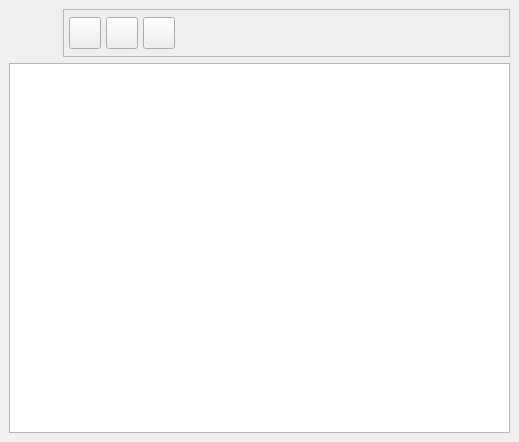
<ui version="4.0" >
 <class>BcAmortizacionListBase</class>
 <widget class="QWidget" name="BcAmortizacionListBase" >
  <property name="geometry" >
   <rect>
    <x>0</x>
    <y>0</y>
    <width>519</width>
    <height>442</height>
   </rect>
  </property>
  <property name="windowTitle" >
   <string>Listado de amortizaciones</string>
  </property>
  <property name="windowIcon" >
   <iconset resource="../../bulmages.qrc" >:/Genericos32x32/images/png/i_bulmacont_amortizaciones.png</iconset>
  </property>
  <layout class="QVBoxLayout" >
   <property name="margin" >
    <number>9</number>
   </property>
   <property name="spacing" >
    <number>6</number>
   </property>
   <item>
    <layout class="QHBoxLayout" >
     <property name="margin" >
      <number>0</number>
     </property>
     <property name="spacing" >
      <number>6</number>
     </property>
     <item>
      <widget class="QLabel" name="label" >
       <property name="minimumSize" >
        <size>
         <width>48</width>
         <height>48</height>
        </size>
       </property>
       <property name="maximumSize" >
        <size>
         <width>48</width>
         <height>48</height>
        </size>
       </property>
       <property name="pixmap" >
        <pixmap resource="../../bulmages.qrc" >:/Genericos32x32/images/png/i_bulmacont_amortizaciones.png</pixmap>
       </property>
      </widget>
     </item>
     <item>
      <widget class="QFrame" name="frame" >
       <property name="frameShape" >
        <enum>QFrame::StyledPanel</enum>
       </property>
       <property name="frameShadow" >
        <enum>QFrame::Raised</enum>
       </property>
       <layout class="QHBoxLayout" >
        <property name="margin" >
         <number>5</number>
        </property>
        <property name="spacing" >
         <number>5</number>
        </property>
        <item>
         <widget class="QToolButton" name="mui_crear" >
          <property name="minimumSize" >
           <size>
            <width>32</width>
            <height>32</height>
           </size>
          </property>
          <property name="maximumSize" >
           <size>
            <width>32</width>
            <height>32</height>
           </size>
          </property>
          <property name="toolTip" >
           <string>Nueva amortizacion</string>
          </property>
          <property name="whatsThis" >
           <string>Nueva amortizacion</string>
          </property>
          <property name="text" >
           <string/>
          </property>
          <property name="icon" >
           <iconset resource="../../bulmages.qrc" >:/Images/document-new.svg</iconset>
          </property>
          <property name="iconSize" >
           <size>
            <width>32</width>
            <height>32</height>
           </size>
          </property>
          <property name="shortcut" >
           <string>Ctrl+N</string>
          </property>
         </widget>
        </item>
        <item>
         <widget class="QToolButton" name="mui_borrar" >
          <property name="minimumSize" >
           <size>
            <width>32</width>
            <height>32</height>
           </size>
          </property>
          <property name="maximumSize" >
           <size>
            <width>32</width>
            <height>32</height>
           </size>
          </property>
          <property name="toolTip" >
           <string>Borrar amortizacion</string>
          </property>
          <property name="whatsThis" >
           <string>Borrar amortizacion</string>
          </property>
          <property name="text" >
           <string/>
          </property>
          <property name="icon" >
           <iconset resource="../../bulmages.qrc" >:Images/edit-delete.svg</iconset>
          </property>
          <property name="iconSize" >
           <size>
            <width>32</width>
            <height>32</height>
           </size>
          </property>
          <property name="shortcut" >
           <string>Ctrl+D</string>
          </property>
         </widget>
        </item>
        <item>
         <widget class="QToolButton" name="mui_actualizar" >
          <property name="minimumSize" >
           <size>
            <width>32</width>
            <height>32</height>
           </size>
          </property>
          <property name="maximumSize" >
           <size>
            <width>32</width>
            <height>32</height>
           </size>
          </property>
          <property name="toolTip" >
           <string>Borrar amortizacion</string>
          </property>
          <property name="whatsThis" >
           <string>Borrar amortizacion</string>
          </property>
          <property name="text" >
           <string/>
          </property>
          <property name="icon" >
           <iconset resource="../../bulmages.qrc" >:/Images/view-refresh.svg</iconset>
          </property>
          <property name="iconSize" >
           <size>
            <width>32</width>
            <height>32</height>
           </size>
          </property>
          <property name="shortcut" >
           <string>F5</string>
          </property>
         </widget>
        </item>
        <item>
         <spacer>
          <property name="orientation" >
           <enum>Qt::Horizontal</enum>
          </property>
          <property name="sizeType" >
           <enum>QSizePolicy::Expanding</enum>
          </property>
          <property name="sizeHint" >
           <size>
            <width>261</width>
            <height>32</height>
           </size>
          </property>
         </spacer>
        </item>
       </layout>
      </widget>
     </item>
    </layout>
   </item>
   <item>
    <widget class="BcSubForm" name="mui_listado" >
     <property name="sizePolicy" >
      <sizepolicy>
       <hsizetype>7</hsizetype>
       <vsizetype>7</vsizetype>
       <horstretch>0</horstretch>
       <verstretch>0</verstretch>
      </sizepolicy>
     </property>
     <property name="minimumSize" >
      <size>
       <width>150</width>
       <height>150</height>
      </size>
     </property>
    </widget>
   </item>
  </layout>
 </widget>
 <layoutdefault spacing="6" margin="11" />
 <customwidgets>
  <customwidget>
   <class>BcSubForm</class>
   <extends>QTableWidget</extends>
   <header>bcsubform.h</header>
  </customwidget>
 </customwidgets>
 <resources>
  <include location="../../bulmages.qrc" />
 </resources>
 <connections/>
</ui>
